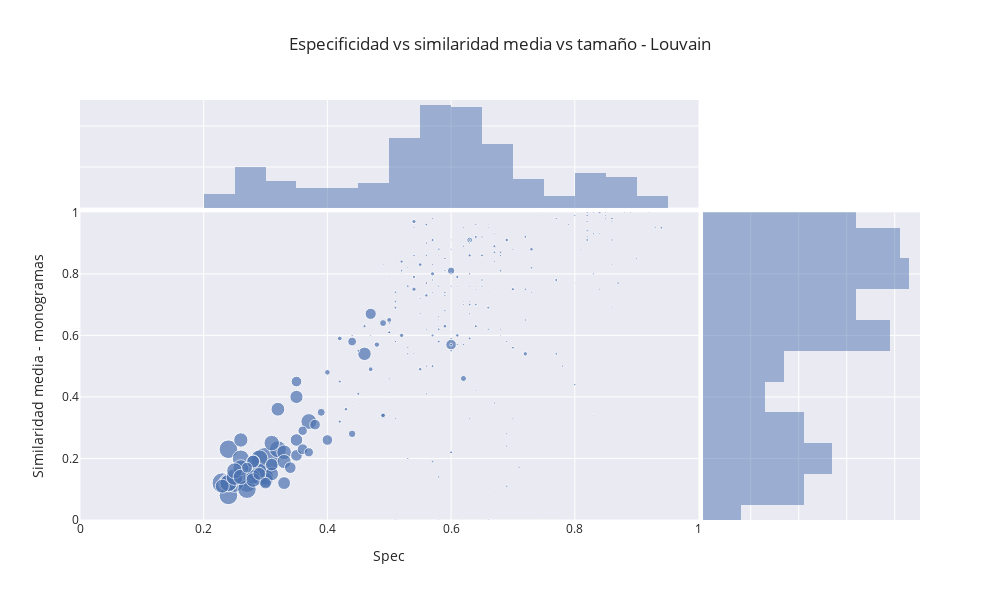

Notebook code for this chart:
### Code cell
supergrafico(louvain_summary,0,"Louvain")

### Figure 1 — Plotly figure (JSON) as saved in the notebook; plotly's stock layout.template omitted (floating-point values rounded to 4 significant figures; data arrays with more than 128 entries replaced by an {"elided": "..."} marker saying what was removed)
{"data": [{"hovertemplate": "x=%{x}<br>mean_sim_lsa_0=%{y}<br>tamaño=%{marker.size}<extra></extra>", "legendgroup": "", "marker": {"color": "rgb(76,114,176)", "size": {"elided": "294 int values"}, "sizemode": "area", "sizeref": 1.755, "symbol": "circle"}, "mode": "markers", "name": "", "orientation": "v", "showlegend": false, "type": "scatter", "x": {"elided": "294 float values"}, "xaxis": "x", "y": {"elided": "294 float values"}, "yaxis": "y"}, {"alignmentgroup": "True", "bingroup": "x", "hovertemplate": "x=%{x}<br>count=%{y}<extra></extra>", "legendgroup": "", "marker": {"color": "rgb(76,114,176)"}, "name": "", "offsetgroup": "", "opacity": 0.5, "showlegend": false, "type": "histogram", "x": {"elided": "294 float values"}, "xaxis": "x3", "yaxis": "y3"}, {"alignmentgroup": "True", "bingroup": "y", "hovertemplate": "mean_sim_lsa_0=%{y}<br>count=%{x}<extra></extra>", "legendgroup": "", "marker": {"color": "rgb(76,114,176)"}, "name": "", "offsetgroup": "", "opacity": 0.5, "showlegend": false, "type": "histogram", "xaxis": "x2", "y": {"elided": "294 float values"}, "yaxis": "y2"}], "layout": {"barmode": "overlay", "height": 600, "legend": {"itemsizing": "constant", "tracegroupgap": 0}, "title": {"text": "Especificidad vs similaridad media vs tamaño - Louvain"}, "width": 1000, "xaxis": {"anchor": "y", "domain": [0, 0.7363], "range": [0, 1], "title": {"text": "Spec"}}, "xaxis2": {"anchor": "y2", "domain": [0.7413, 1], "matches": "x2", "showline": false, "showticklabels": false, "ticks": ""}, "xaxis3": {"anchor": "y3", "domain": [0, 0.7363], "matches": "x", "showticklabels": false}, "xaxis4": {"anchor": "y4", "domain": [0.7413, 1], "matches": "x2", "showline": false, "showticklabels": false, "ticks": ""}, "yaxis": {"anchor": "x", "domain": [0, 0.7326], "range": [0, 1], "title": {"text": "Similaridad media - monogramas"}}, "yaxis2": {"anchor": "x2", "domain": [0, 0.7326], "matches": "y", "showticklabels": false}, "yaxis3": {"anchor": "x3", "domain": [0.7426, 1], "matches": "y3", "showline": false, "showticklabels": false, "ticks": ""}, "yaxis4": {"anchor": "x4", "domain": [0.7426, 1], "matches": "y3", "showline": false, "showticklabels": false, "ticks": ""}}}
